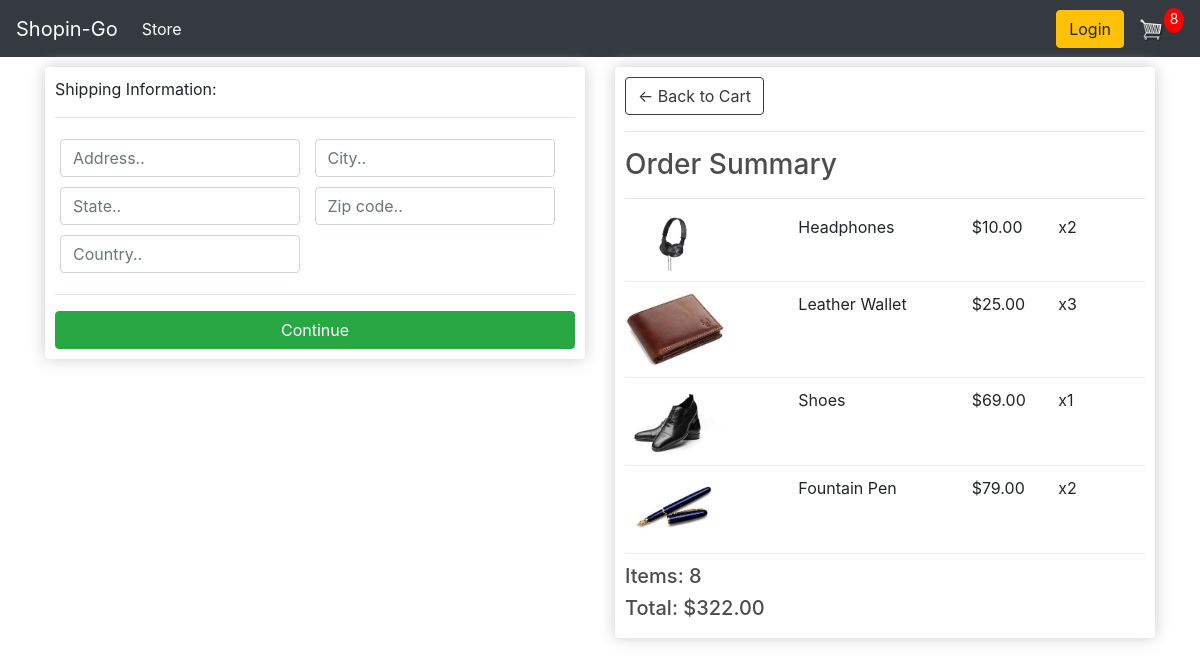
Screenshot of /checkout/ (signed in) with the database file from the repository.
### store/models.py (models this page shows, shortened)
class OrderItem(models.Model):
    product = models.ForeignKey(Product, on_delete=models.SET_NULL, null=True)
    order = models.ForeignKey(Order, on_delete=models.SET_NULL, null=True)
    quantity = models.IntegerField(default=0, null=True, blank=True)
    date_added = models.DateTimeField(auto_now_add=True)
    @property
    def get_total(self):
        total = self.product.price * self.quantity
        return total

class Product(models.Model):
    name = models.CharField(max_length=200)
    price = models.DecimalField(max_digits=7, decimal_places=2)
    digital = models.BooleanField(default=False, null=True, blank=True)
    image = models.ImageField(null=True, blank=True)
    @property
    def imageURL(self):
        try:
            url = self.image.url
        except:
            url = ''
        return url

class Order(models.Model):
    customer = models.ForeignKey(Customer, on_delete=models.SET_NULL, null=True, blank=True)
    date_ordered = models.DateTimeField(auto_now_add=True)
    complete = models.BooleanField(default=False)
    transaction_id = models.CharField(max_length=100, null=True)
    @property
    def shipping(self):
        shipping = False
        orderitems = self.orderitem_set.all()
        for i in orderitems:
            if i.product.digital == False:
                shipping = True
        return shipping
    @property
    def get_cart_total(self):
        orderitems = self.orderitem_set.all()
        total=sum([item.get_total for item in orderitems])
        return total
    @property
    def get_cart_items(self):
        orderitems = self.orderitem_set.all()
        total = sum([item.quantity for item in orderitems])
        return total

### store/views.py (the view)
# urls.py: path('checkout/', views.checkout, name="checkout"),
def checkout(request):
    data = cartData(request)
    cartItems = data['cartItems']
    order = data['order']
    items = data['items']
    context = {'items': items, 'order': order, 'cartItems': cartItems}
    return render(request, 'checkout.html', context)

### store/utils.py (called while the page is built)
def cartData(request):
    if request.user.is_authenticated:
        customer = request.user.customer
        order, created = Order.objects.get_or_create(customer=customer, complete=False)
        items = order.orderitem_set.all()
        cartItems = order.get_cart_items
    else:
        cookieData = cookieCart(request)
        cartItems = cookieData['cartItems']
        order = cookieData['order']
        items = cookieData['items']
    return {'cartItems':cartItems ,'order':order, 'items':items}

### templates/checkout.html (shortened to what this page needs)
{% extends 'main.html' %}
{% load static %}
{% block content %}
    <div class="row">
        <div class="col-lg-6">
            <div class="box-element" id="form-wrapper">
                <form id="form">
                    <div id="shipping-info">
                        <p>Shipping Information:</p>
						<hr>
						<div class="form-field">
							<input class="form-control" type="text" name="address" placeholder="Address..">
						</div>
						<div class="form-field">
							<input class="form-control" type="text" name="city" placeholder="City..">
						</div>
						<div class="form-field">
							<input class="form-control" type="text" name="state" placeholder="State..">
						</div>
						<div class="form-field">
							<input class="form-control" type="text" name="zipcode" placeholder="Zip code..">
						</div>
						<div class="form-field">
							<input class="form-control" type="text" name="country" placeholder="Country..">
						</div>
                    </div>
                    <hr>
                    <input id="form-button" class="btn btn-success btn-block" type="submit" value="Continue">
                </form>
            </div>
			<br>
		</div>
		<div class="col-lg-6">
			<div class="box-element">
				<a  class="btn btn-outline-dark" href="{% url 'cart' %}">&#x2190; Back to Cart</a>
				<hr>
				<h3>Order Summary</h3>
				<hr>
				{% for item in items %}
				<div class="cart-row">
					<div style="flex:2"><img class="row-image" src="{{item.product.imageURL}}"></div>
					<div style="flex:2"><p>{{item.product.name}}</p></div>
					<div style="flex:1"><p>${{item.product.price}}</p></div>
					<div style="flex:1"><p>x{{item.quantity}}</p></div>
				</div>
				{% endfor %}
				<h5>Items: {{order.get_cart_items}}</h5>
				<h5>Total: ${{order.get_cart_total|floatformat:2}}</h5>
			</div>
		</div>
	</div>
{% endblock content %}

### static/css/style.css (style rules this page uses)
body { background-color: hsl(0, 0%, 98%); }
h1,h2,h3,h4,h5,h6 { color:hsl(0, 0%, 30%); }
.box-element { box-shadow:hsl(0, 0%, 80%) 0 0 16px; background-color: #fff; border-radius: 4px; padding: 10px; }
.col-lg-4, .col-lg-6, .col-lg-8, .col-lg-12 { margin-top: 10px; }
.btn { border-radius: 0; }
.row-image { width: 100px; }
.form-field { width:250px; display: inline-block; padding: 5px; }
.cart-row { display: flex; align-items: flex-stretch; padding-bottom: 10px; margin-bottom: 10px; border-bottom: 1px solid #ececec; }

### rows the page displays
OrderItem: product.imageURL (picture), product.name "Headphones", product.price "10.00", quantity "2"
OrderItem: product.imageURL (picture), product.name "Leather Wallet", product.price "25.00", quantity "3"
OrderItem: product.imageURL (picture), product.name "Shoes", product.price "69.00", quantity "1"
OrderItem: product.imageURL (picture), product.name "Fountain Pen", product.price "79.00", quantity "2"
Order: get_cart_items "8", get_cart_total "322.00"

### other values shown
{{ cartItems }} "8"
